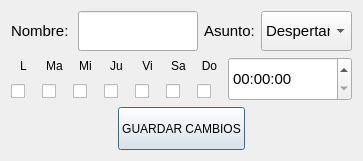
<?xml version="1.0" encoding="UTF-8"?>
<ui version="4.0">
 <class>Dialog</class>
 <widget class="QDialog" name="Dialog">
  <property name="windowModality">
   <enum>Qt::NonModal</enum>
  </property>
  <property name="geometry">
   <rect>
    <x>0</x>
    <y>0</y>
    <width>363</width>
    <height>161</height>
   </rect>
  </property>
  <property name="mouseTracking">
   <bool>false</bool>
  </property>
  <property name="acceptDrops">
   <bool>false</bool>
  </property>
  <property name="windowTitle">
   <string/>
  </property>
  <property name="windowOpacity">
   <double>1.000000000000000</double>
  </property>
  <property name="autoFillBackground">
   <bool>false</bool>
  </property>
  <property name="windowFilePath">
   <string/>
  </property>
  <property name="inputMethodHints">
   <set>Qt::ImhNone</set>
  </property>
  <property name="sizeGripEnabled">
   <bool>false</bool>
  </property>
  <property name="modal">
   <bool>true</bool>
  </property>
  <layout class="QVBoxLayout" name="verticalLayout_8">
   <item>
    <layout class="QHBoxLayout" name="layoutHor_2">
     <item>
      <widget class="QLabel" name="bel_secNombre">
       <property name="minimumSize">
        <size>
         <width>61</width>
         <height>31</height>
        </size>
       </property>
       <property name="maximumSize">
        <size>
         <width>65</width>
         <height>35</height>
        </size>
       </property>
       <property name="font">
        <font>
         <pointsize>11</pointsize>
        </font>
       </property>
       <property name="text">
        <string>Nombre:</string>
       </property>
      </widget>
     </item>
     <item>
      <widget class="QLineEdit" name="lineEdit_nombre">
       <property name="minimumSize">
        <size>
         <width>70</width>
         <height>40</height>
        </size>
       </property>
       <property name="font">
        <font>
         <pointsize>12</pointsize>
        </font>
       </property>
      </widget>
     </item>
     <item>
      <widget class="QLabel" name="bel_secAsunto">
       <property name="minimumSize">
        <size>
         <width>51</width>
         <height>31</height>
        </size>
       </property>
       <property name="maximumSize">
        <size>
         <width>55</width>
         <height>35</height>
        </size>
       </property>
       <property name="font">
        <font>
         <pointsize>11</pointsize>
        </font>
       </property>
       <property name="text">
        <string>Asunto:</string>
       </property>
      </widget>
     </item>
     <item>
      <widget class="QComboBox" name="comBox_asunto">
       <property name="minimumSize">
        <size>
         <width>91</width>
         <height>31</height>
        </size>
       </property>
       <property name="maximumSize">
        <size>
         <width>100</width>
         <height>40</height>
        </size>
       </property>
       <property name="font">
        <font>
         <pointsize>11</pointsize>
        </font>
       </property>
       <item>
        <property name="text">
         <string>Despertar</string>
        </property>
       </item>
       <item>
        <property name="text">
         <string>Dormir</string>
        </property>
       </item>
       <item>
        <property name="text">
         <string>Deberes</string>
        </property>
       </item>
       <item>
        <property name="text">
         <string>Otro</string>
        </property>
       </item>
      </widget>
     </item>
    </layout>
   </item>
   <item>
    <layout class="QHBoxLayout" name="layoutHor_3">
     <item>
      <layout class="QHBoxLayout" name="horizontalLayout">
       <item>
        <layout class="QVBoxLayout" name="verticalLayout">
         <item>
          <widget class="QLabel" name="bel_1">
           <property name="minimumSize">
            <size>
             <width>25</width>
             <height>15</height>
            </size>
           </property>
           <property name="maximumSize">
            <size>
             <width>30</width>
             <height>20</height>
            </size>
           </property>
           <property name="font">
            <font>
             <pointsize>9</pointsize>
            </font>
           </property>
           <property name="text">
            <string>L</string>
           </property>
           <property name="alignment">
            <set>Qt::AlignCenter</set>
           </property>
          </widget>
         </item>
         <item>
          <widget class="QCheckBox" name="cB_1">
           <property name="minimumSize">
            <size>
             <width>20</width>
             <height>20</height>
            </size>
           </property>
           <property name="maximumSize">
            <size>
             <width>30</width>
             <height>30</height>
            </size>
           </property>
           <property name="text">
            <string/>
           </property>
           <property name="shortcut">
            <string>Backspace, Backspace</string>
           </property>
           <property name="checked">
            <bool>false</bool>
           </property>
           <property name="autoRepeat">
            <bool>false</bool>
           </property>
           <property name="tristate">
            <bool>false</bool>
           </property>
          </widget>
         </item>
        </layout>
       </item>
       <item>
        <layout class="QVBoxLayout" name="verticalLayout_3">
         <item>
          <widget class="QLabel" name="bel_2">
           <property name="minimumSize">
            <size>
             <width>25</width>
             <height>15</height>
            </size>
           </property>
           <property name="maximumSize">
            <size>
             <width>30</width>
             <height>20</height>
            </size>
           </property>
           <property name="font">
            <font>
             <pointsize>9</pointsize>
            </font>
           </property>
           <property name="text">
            <string>Ma</string>
           </property>
           <property name="alignment">
            <set>Qt::AlignCenter</set>
           </property>
          </widget>
         </item>
         <item>
          <widget class="QCheckBox" name="cB_2">
           <property name="minimumSize">
            <size>
             <width>20</width>
             <height>20</height>
            </size>
           </property>
           <property name="maximumSize">
            <size>
             <width>30</width>
             <height>30</height>
            </size>
           </property>
           <property name="text">
            <string/>
           </property>
           <property name="shortcut">
            <string>Backspace, Backspace</string>
           </property>
           <property name="checked">
            <bool>false</bool>
           </property>
           <property name="autoRepeat">
            <bool>false</bool>
           </property>
           <property name="tristate">
            <bool>false</bool>
           </property>
          </widget>
         </item>
        </layout>
       </item>
       <item>
        <layout class="QVBoxLayout" name="verticalLayout_4">
         <item>
          <widget class="QLabel" name="bel_3">
           <property name="minimumSize">
            <size>
             <width>25</width>
             <height>15</height>
            </size>
           </property>
           <property name="maximumSize">
            <size>
             <width>30</width>
             <height>20</height>
            </size>
           </property>
           <property name="font">
            <font>
             <pointsize>9</pointsize>
            </font>
           </property>
           <property name="text">
            <string>Mi</string>
           </property>
           <property name="alignment">
            <set>Qt::AlignCenter</set>
           </property>
          </widget>
         </item>
         <item>
          <widget class="QCheckBox" name="cB_3">
           <property name="minimumSize">
            <size>
             <width>20</width>
             <height>20</height>
            </size>
           </property>
           <property name="maximumSize">
            <size>
             <width>30</width>
             <height>30</height>
            </size>
           </property>
           <property name="text">
            <string/>
           </property>
           <property name="shortcut">
            <string>Backspace, Backspace</string>
           </property>
           <property name="checked">
            <bool>false</bool>
           </property>
           <property name="autoRepeat">
            <bool>false</bool>
           </property>
           <property name="tristate">
            <bool>false</bool>
           </property>
          </widget>
         </item>
        </layout>
       </item>
       <item>
        <layout class="QVBoxLayout" name="verticalLayout_6">
         <item>
          <widget class="QLabel" name="bel_4">
           <property name="minimumSize">
            <size>
             <width>25</width>
             <height>15</height>
            </size>
           </property>
           <property name="maximumSize">
            <size>
             <width>30</width>
             <height>20</height>
            </size>
           </property>
           <property name="font">
            <font>
             <pointsize>9</pointsize>
            </font>
           </property>
           <property name="text">
            <string>Ju</string>
           </property>
           <property name="alignment">
            <set>Qt::AlignCenter</set>
           </property>
          </widget>
         </item>
         <item>
          <widget class="QCheckBox" name="cB_4">
           <property name="minimumSize">
            <size>
             <width>20</width>
             <height>20</height>
            </size>
           </property>
           <property name="maximumSize">
            <size>
             <width>30</width>
             <height>30</height>
            </size>
           </property>
           <property name="text">
            <string/>
           </property>
           <property name="shortcut">
            <string>Backspace, Backspace</string>
           </property>
           <property name="checked">
            <bool>false</bool>
           </property>
           <property name="autoRepeat">
            <bool>false</bool>
           </property>
           <property name="tristate">
            <bool>false</bool>
           </property>
          </widget>
         </item>
        </layout>
       </item>
       <item>
        <layout class="QVBoxLayout" name="verticalLayout_5">
         <item>
          <widget class="QLabel" name="bel_5">
           <property name="minimumSize">
            <size>
             <width>25</width>
             <height>15</height>
            </size>
           </property>
           <property name="maximumSize">
            <size>
             <width>30</width>
             <height>20</height>
            </size>
           </property>
           <property name="font">
            <font>
             <pointsize>9</pointsize>
            </font>
           </property>
           <property name="text">
            <string>Vi</string>
           </property>
           <property name="alignment">
            <set>Qt::AlignCenter</set>
           </property>
          </widget>
         </item>
         <item>
          <widget class="QCheckBox" name="cB_5">
           <property name="minimumSize">
            <size>
             <width>20</width>
             <height>20</height>
            </size>
           </property>
           <property name="maximumSize">
            <size>
             <width>30</width>
             <height>30</height>
            </size>
           </property>
           <property name="text">
            <string/>
           </property>
           <property name="shortcut">
            <string>Backspace, Backspace</string>
           </property>
           <property name="checked">
            <bool>false</bool>
           </property>
           <property name="autoRepeat">
            <bool>false</bool>
           </property>
           <property name="tristate">
            <bool>false</bool>
           </property>
          </widget>
         </item>
        </layout>
       </item>
       <item>
        <layout class="QVBoxLayout" name="verticalLayout_7">
         <item>
          <widget class="QLabel" name="bel_6">
           <property name="minimumSize">
            <size>
             <width>25</width>
             <height>15</height>
            </size>
           </property>
           <property name="maximumSize">
            <size>
             <width>30</width>
             <height>20</height>
            </size>
           </property>
           <property name="font">
            <font>
             <pointsize>9</pointsize>
            </font>
           </property>
           <property name="text">
            <string>Sa</string>
           </property>
           <property name="alignment">
            <set>Qt::AlignCenter</set>
           </property>
          </widget>
         </item>
         <item>
          <widget class="QCheckBox" name="cB_6">
           <property name="minimumSize">
            <size>
             <width>20</width>
             <height>20</height>
            </size>
           </property>
           <property name="maximumSize">
            <size>
             <width>30</width>
             <height>30</height>
            </size>
           </property>
           <property name="text">
            <string/>
           </property>
           <property name="shortcut">
            <string>Backspace, Backspace</string>
           </property>
           <property name="checked">
            <bool>false</bool>
           </property>
           <property name="autoRepeat">
            <bool>false</bool>
           </property>
           <property name="tristate">
            <bool>false</bool>
           </property>
          </widget>
         </item>
        </layout>
       </item>
       <item>
        <layout class="QVBoxLayout" name="verticalLayout_2">
         <item>
          <widget class="QLabel" name="bel_7">
           <property name="minimumSize">
            <size>
             <width>25</width>
             <height>15</height>
            </size>
           </property>
           <property name="maximumSize">
            <size>
             <width>30</width>
             <height>20</height>
            </size>
           </property>
           <property name="font">
            <font>
             <pointsize>9</pointsize>
            </font>
           </property>
           <property name="text">
            <string>Do</string>
           </property>
           <property name="alignment">
            <set>Qt::AlignCenter</set>
           </property>
          </widget>
         </item>
         <item>
          <widget class="QCheckBox" name="cB_7">
           <property name="minimumSize">
            <size>
             <width>20</width>
             <height>20</height>
            </size>
           </property>
           <property name="maximumSize">
            <size>
             <width>30</width>
             <height>30</height>
            </size>
           </property>
           <property name="text">
            <string/>
           </property>
           <property name="shortcut">
            <string>Backspace, Backspace</string>
           </property>
           <property name="checked">
            <bool>false</bool>
           </property>
           <property name="autoRepeat">
            <bool>false</bool>
           </property>
           <property name="tristate">
            <bool>false</bool>
           </property>
          </widget>
         </item>
        </layout>
       </item>
      </layout>
     </item>
     <item>
      <widget class="QTimeEdit" name="timeEdit_hora">
       <property name="minimumSize">
        <size>
         <width>110</width>
         <height>40</height>
        </size>
       </property>
       <property name="maximumSize">
        <size>
         <width>150</width>
         <height>50</height>
        </size>
       </property>
       <property name="font">
        <font>
         <pointsize>11</pointsize>
        </font>
       </property>
      </widget>
     </item>
    </layout>
   </item>
   <item>
    <layout class="QHBoxLayout" name="horizontalLayout_2">
     <item>
      <widget class="QLabel" name="label">
       <property name="text">
        <string/>
       </property>
      </widget>
     </item>
     <item>
      <widget class="QPushButton" name="pushButton">
       <property name="minimumSize">
        <size>
         <width>110</width>
         <height>40</height>
        </size>
       </property>
       <property name="maximumSize">
        <size>
         <width>130</width>
         <height>55</height>
        </size>
       </property>
       <property name="text">
        <string>GUARDAR CAMBIOS</string>
       </property>
      </widget>
     </item>
     <item>
      <widget class="QLabel" name="label_2">
       <property name="text">
        <string/>
       </property>
      </widget>
     </item>
    </layout>
   </item>
  </layout>
 </widget>
 <resources>
  <include location="../../IMAG.qrc"/>
 </resources>
 <connections/>
</ui>
